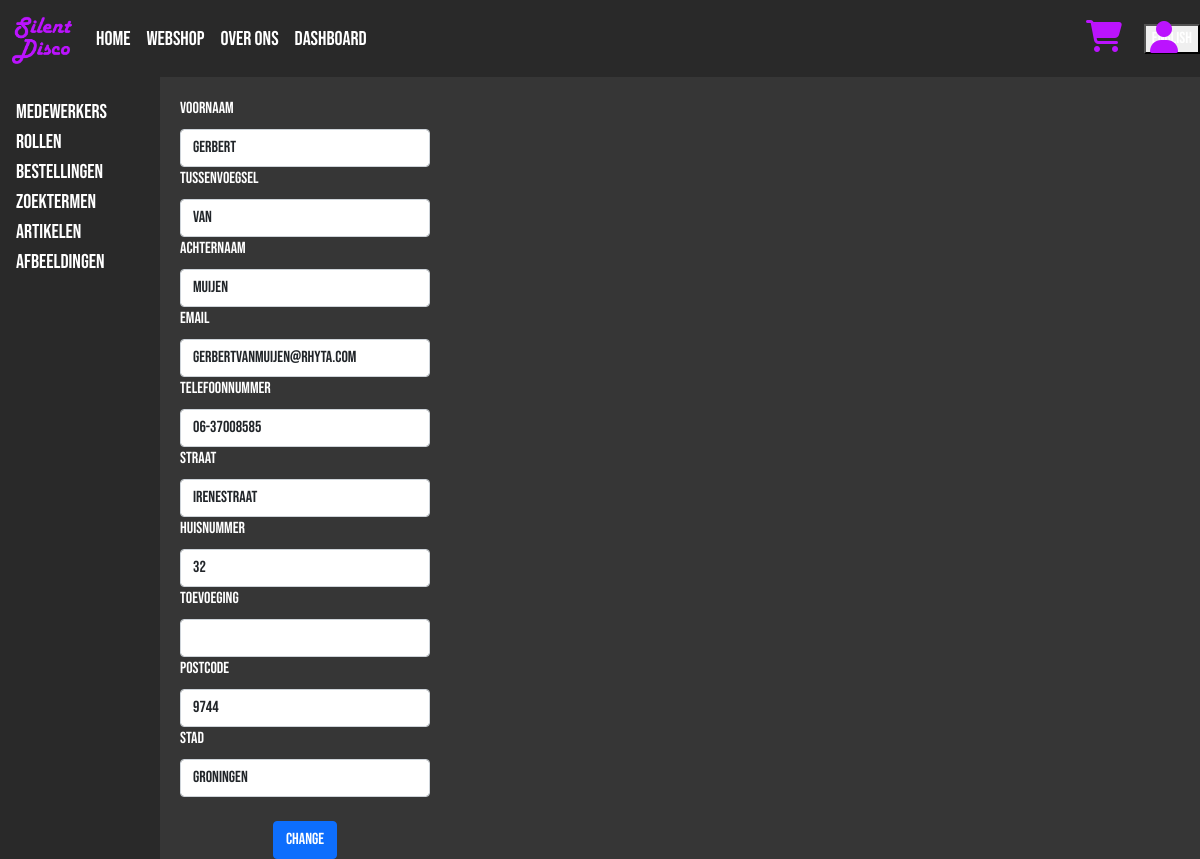
/userInfo.php (signed in), run on the app's committed database.
### tables this page shows
CREATE TABLE `users` (
  `UserID` int(11) NOT NULL,
  `First_Name` varchar(25) NOT NULL,
  `Middle_Name` varchar(25) DEFAULT NULL,
  `Last_Name` varchar(25) NOT NULL,
  `Email` varchar(50) DEFAULT NULL,
  `Phone_Number` varchar(20) DEFAULT NULL,
  `Password` varchar(25) NOT NULL,
  `Street` varchar(100) DEFAULT NULL,
  `House_Number` int(11) DEFAULT NULL,
  `House_Number_Addition` varchar(25) DEFAULT NULL,
  `Zipcode` varchar(10) DEFAULT NULL,
  `City` varchar(50) DEFAULT NULL,
  `Creation_Date` timestamp NOT NULL DEFAULT current_timestamp()
);

### Database.php (called while the page is built)
<?php
class Database {
	private string $host = 'localhost';
	private string $dbname = 'stilteaubv';
	protected $connection;
	public function __construct(string $user, string $pass) {
		if(!isset($this->connection) && empty($this->connection)) {
			try {
				$this->connection = new PDO('mysql:host=' . $this->host . ';dbname=' . $this->dbname, $user, $pass);
			} catch (PDOException $e) {
				return $e;
			}
		}
		return $this->connection;
	}
}
?>

### UserManager.php (called while the page is built, shortened)
<?php
require_once('crud.php');
require_once('user.php');
Class UserManager {
    private Crud $crud;
    private ?User $user;
    function __construct() {
        $this->crud = new Crud('root', '');
    }
    public function fetchUserData($id) {
        $results = $this->crud->selectByUser($id, 'users');
		foreach($results as $result) {
			$this->user = new User($result["UserID"], $result["First_Name"], $result["Middle_Name"], $result["Last_Name"], $result["Email"], $result["Phone_Number"],
			$result["Street"], $result["House_Number"], $result["House_Number_Addition"], $result["Zipcode"], $result["City"]);
		}
        return $this->user;
    }
}
?>

### Crud.php (called while the page is built, shortened)
<?php
require_once('Database.php');
class Crud extends Database {
	public function selectByUser($id, $table) {
		try {
			$select = $this->connection->prepare("SELECT * FROM {$table} WHERE `UserID` = {$id}");
			$select->execute();
			return $select->fetchall(PDO::FETCH_ASSOC);
		} catch(PDOException $e) {
			echo $e;
		}
	}
}
?>

### user.php (called while the page is built, shortened)
<?php
class User {
	private string $firstName;
	private ?string $midName;
	private string $lastName;
	private string $email;
	private string $phoneNr;
	private string $street;
	private int $houseNr;
	private ?string $houseNrAdd;
	private string $zipcode;
	private string $city;
	private ?string $password;
	function  __construct($id, $firstName, $midName, $lastName, $email, $phoneNr, $street, $houseNr, $houseNrAdd, $zipcode, $city) {
		$this->firstName = $firstName;
		$this->midName = $midName ?? '';
		$this->lastName = $lastName;
		$this->email = $email;
		$this->phoneNr = $phoneNr;
		$this->street = $street;
		$this->houseNr = $houseNr;
		$this->houseNrAdd = $houseNrAdd ?? '';
		$this->zipcode = $zipcode;
		$this->city = $city;
	}
	public function getAllData() {
		if(isset($this->password)) {
			return array('First Name'=>$this->firstName, 'Middle Name'=>$this->midName, 'Last Name'=>$this->lastName, 'Email'=>$this->email, 'Phone Number'=>$this->phoneNr,
		'Street'=>$this->street, 'House Number'=>$this->houseNr, 'House Number Addition'=>$this->houseNrAdd, 'Zipcode'=>$this->zipcode, 'City'=>$this->city, 'Password'=>$this->password);
		} else {
			return array('First Name'=>$this->firstName, 'Middle Name'=>$this->midName, 'Last Name'=>$this->lastName, 'Email'=>$this->email, 'Phone Number'=>$this->phoneNr,
		'Street'=>$this->street, 'House Number'=>$this->houseNr, 'House Number Addition'=>$this->houseNrAdd, 'Zipcode'=>$this->zipcode, 'City'=>$this->city);
		}
	}
}
?>

### UserUI.php (the view, shortened to what this page needs)
<!doctype HTML>
<?php
require_once('UserManager.php');
$uman = new UserManager();
if(basename($_SERVER['PHP_SELF']) === 'userInfo.php') {
    $count = 0;
    $translationArray = array();
    if(isset($_SESSION['id']) && !empty($_SESSION['id'])) {
        $user = $uman->fetchUserData($_SESSION['id']);
        $userData = array();
        if(isset($user))
            $userData = $user->getAllData();
    }
    echo "<form name='userDataForm' id='userdata' method='POST' action='userForm.php'>";
    foreach($userData as $key=>$value) {
        echo "<div class='col-md-3'>";
        foreach(array_keys($userData) as $keys) {
            switch($keys) {
                case 'First Name':
                    array_push($translationArray, 'Voornaam');
                    break;
                case 'Middle Name':
                    array_push($translationArray, 'tussenvoegsel');
                    break;
                case 'Last Name':
                    array_push($translationArray, 'Achternaam');
                    break;
                case 'Email':
                    array_push($translationArray, 'Email');
                    break;
                case 'Phone Number':
                    array_push($translationArray, 'Telefoonnummer');
                    break;
                case 'Street':
                    array_push($translationArray, 'Straat');
                    break;
                case 'House Number':
                    array_push($translationArray, 'Huisnummer');
                    break;
                case 'House Number Addition':
                    array_push($translationArray, 'Toevoeging');
                    break;
                case 'Zipcode':
                    array_push($translationArray, 'Postcode');
                    break;
                case 'City':
                    array_push($translationArray, 'Stad');
                    break;
            }
        }
        $trans = $translationArray[$count];
        echo "<label for='{$key}' class='form-label'>{$trans}</label>";
        echo "<input type='text' class='form-control' name='{$key}' value={$value}>";
        echo "</div>";
        $count++;
        if(array_key_last($userData) == $key) {
            echo "<br><div class='col-3 text-center'>
            <button type='submit' class='btn btn-primary' name='changeBtn'>Change</button>";
            echo "</form>";
        }
    }
}
?>

### Style/base.css (style rules this page uses)
body, html { height: 100%; color: white; background-color: rgb(54, 54, 54); font-family: 'Bebas Neue', cursive; }
li, a, button { font-weight: 500; font-size: 16px; color: white; text-decoration: none; }

### data on the page
users: First_Name "Gerbert", Middle_Name "van", Last_Name "Muijen", Email "GerbertvanMuijen@rhyta.com", Phone_Number "06-37008585", Street "Irenestraat", House_Number "32", City "Groningen"

### other printed values
$buttonVal "English"
$trans "Voornaam"
$trans "tussenvoegsel"
$trans "Achternaam"
$trans "Email"
$trans "Telefoonnummer"
$trans "Straat"
$trans "Huisnummer"
$trans "Toevoeging"
$trans "Postcode"
$trans "Stad"
